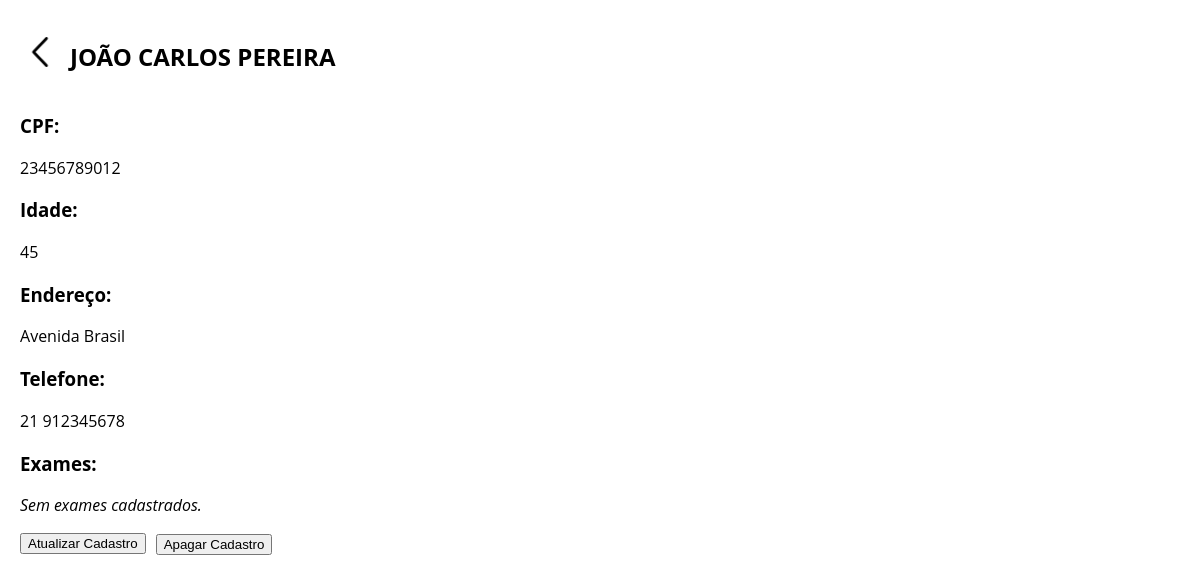
Page /patients/23456789012/ on the committed database.
### patients/models.py (models this page shows, shortened)
class Patients(models.Model):
    cpf = models.CharField(primary_key=True, unique=True, max_length=11, null=False, blank=False)
    name = models.CharField(null=False, blank=False, max_length=100)
    age = models.SmallIntegerField(null=False, blank=False)
    addres = models.CharField(null=False, blank=False, max_length=200)
    phone = models.CharField(max_length=15)

### patients/views.py (the view)
# urls.py: path("<str:cpf>/", views.get_patient, name="get_patient"),
def get_patient(request, cpf):
    patient = get_object_or_404(Patients, cpf=cpf)
    return render(request, "patients/patient_info.html", {"patient": patient})

### patients/templates/patients/patient_info.html (shortened to what this page needs)
<!DOCTYPE html>
<html lang="pt-br">
<head>
    {% load static %}
    <link rel="stylesheet" href="{% static "patients/style.css" %}">
</head>
<body>
    <header>
        <a href="{% url 'patients_list' %}" class="head_btn">
            <img src="{% static "patients/icons/back_icon.png" %}" alt="Voltar">
        </a>
        <h2>{{ patient.name.upper }}</h2>
    </header>
    <label for="cpf">
        <h3>CPF:</h3>
    </label>
    <p name="cpf">{{ patient.cpf }}</p>
    <label for="age">
        <h3>Idade:</h3>
    </label>
    <p name="age">{{ patient.age }}</p>
    <label for="addres">
        <h3>Endereço:</h3>
    </label>
    <p name="addres">{{ patient.addres }}</p>
    <label for="phone">
        <h3>Telefone:</h3>
    </label>
    <p id="phone">{{ patient.phone }}</p>
    <label for="exams_list">
        <h3>Exames:</h3>
    </label>
    {% if patient.exams.exists %}
        <table id="exams_list">
            <tr class="t_header">
                <th>Tipo</th>
                <th>Data agendada</th>
                <th>Status</th>
            </tr>
            {% for exam in patient.exams.all %}
                <tr>
                    <td>{{ exam.exam_type }}</td>
                    <td>{{ exam.scheduled_date }}</td>
                    <td>{{ exam.status }}</td>
                </tr>
            {% endfor %}
        </table>
    {% else %}
        <p><i>Sem exames cadastrados.</i></p>
    {% endif %}
    <div class="edit-buttons">
        <button type="button" onclick="window.location='{% url 'update_patient' patient.cpf %}'">Atualizar Cadastro</button>
        <form action="{% url 'remove_patient' patient.cpf %}" method="POST">
            <button type="submit" name='confirm' value="1">Apagar Cadastro</button>
        </form>
    </div>
</body>
</html>

### patients/static/patients/style.css (style rules this page uses)
body { font-family: open Sans, sans-serif; margin: 20px; }
header { display: flex; align-items: center; gap: 10px; margin-bottom: 20px; }
.head_btn { text-decoration: none; font-size: 28px; color: black; padding: 5px; cursor: pointer; }
.edit-buttons { display: flex; align-items: center; gap: 10px; }
.head_btn img { width: 30px; }

### patients/templates/patients/patient_info.html (style rules this page uses)
header { display: flex; align-items: center; gap: 10px; margin-bottom: 20px; }
.head_btn { text-decoration: none; font-size: 28px; color: black; padding: 5px; cursor: pointer; }
.edit-buttons { display: flex; align-items: center; gap: 10px; }

### rows in the picture
Patients: name "JOÃO CARLOS PEREIRA", cpf "23456789012", age "45", addres "Avenida Brasil", phone "21 912345678"
